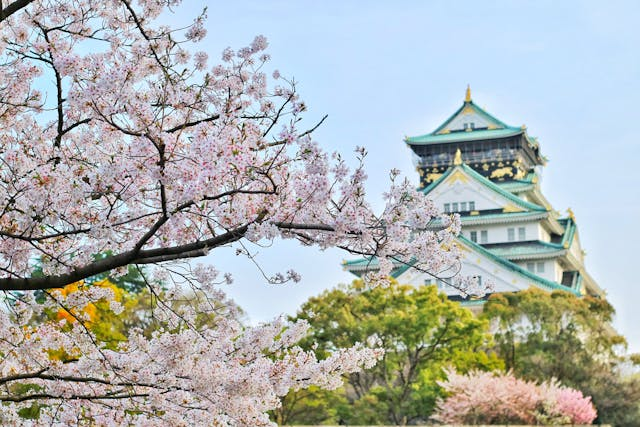
#> input picture image-processing/processamento-basico-de-imagens/images/img-original.jpg, 640 x 427 px
$ python cinza-para-binario.py
#> lines starting #> are read from the running program, lines starting #| are printed output that depends on the picture; after the words box and inside, x2 and y2 are one past the last pixel; in counts of white or black regions, pixels touching at a corner belong together
#> further down, imagem is the input picture: PIL image 640x427 RGB; mean R, G, B 172.4, 177.8, 175.3
from PIL import Image

def converter_para_preto_e_branco(imagem, limiar):
#> called with limiar = 128
    imagem = imagem.convert("L")  # Converte para tons de cinza
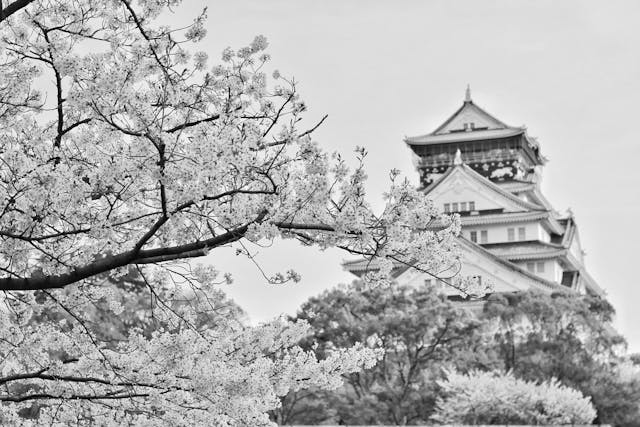
#> imagem: PIL image 640x427 L; min 0, max 255, mean 175.9
    pixels = imagem.load()

    largura, altura = imagem.size
#> largura = 640; altura = 427
    for i in range(largura):
        for j in range(altura):
            if pixels[i, j] < limiar:
                pixels[i, j] = 0  # Define como preto
            else:
                pixels[i, j] = 255  # Define como branco

    return imagem

# Caminho da imagem de entrada
caminho_imagem = "images/img-original.jpg"

# Limiar p/ binarização (0-255) ==> [128]
lim  = 128

# abre a imagem
imagem = Image.open(caminho_imagem)

# Converte para P/B
imagem_pb = converter_para_preto_e_branco(imagem, lim)
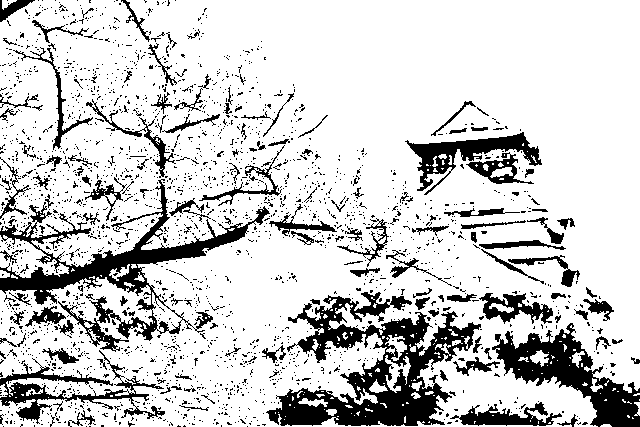
#> imagem_pb: PIL image 640x427 L; 80.8% white; 2290 black regions (2145 under 20 px), largest, box (x1, y1, x2, y2) and area: (266, 292, 481, 426) 11341, (0, 179, 270, 352) 8284, (492, 323, 640, 427) 5444

# salva a imagem
caminho_saida = "images/cinza-para-binario-output/imagem-bin.jpg"
imagem_pb.save(caminho_saida)
